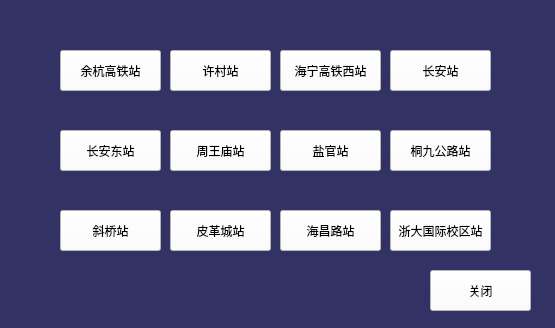
<?xml version="1.0" encoding="UTF-8"?>
<ui version="4.0">
 <class>StationChoiceBox</class>
 <widget class="QWidget" name="StationChoiceBox">
  <property name="geometry">
   <rect>
    <x>0</x>
    <y>0</y>
    <width>555</width>
    <height>328</height>
   </rect>
  </property>
  <property name="windowTitle">
   <string>Form</string>
  </property>
  <property name="styleSheet">
   <string notr="true">background-color: rgb(0, 0, 50);</string>
  </property>
  <widget class="QPushButton" name="PB_Station_1">
   <property name="geometry">
    <rect>
     <x>60</x>
     <y>50</y>
     <width>101</width>
     <height>41</height>
    </rect>
   </property>
   <property name="whatsThis">
    <string>1</string>
   </property>
   <property name="styleSheet">
    <string notr="true">background-color: rgb(255, 255, 255);</string>
   </property>
   <property name="text">
    <string>余杭高铁站</string>
   </property>
  </widget>
  <widget class="QPushButton" name="PB_Station_2">
   <property name="geometry">
    <rect>
     <x>170</x>
     <y>50</y>
     <width>101</width>
     <height>41</height>
    </rect>
   </property>
   <property name="whatsThis">
    <string>2</string>
   </property>
   <property name="styleSheet">
    <string notr="true">background-color: rgb(255, 255, 255);</string>
   </property>
   <property name="text">
    <string>许村站</string>
   </property>
  </widget>
  <widget class="QPushButton" name="PB_Station_8">
   <property name="geometry">
    <rect>
     <x>390</x>
     <y>130</y>
     <width>101</width>
     <height>41</height>
    </rect>
   </property>
   <property name="whatsThis">
    <string>8</string>
   </property>
   <property name="styleSheet">
    <string notr="true">background-color: rgb(255, 255, 255);</string>
   </property>
   <property name="text">
    <string>桐九公路站</string>
   </property>
  </widget>
  <widget class="QPushButton" name="PB_Station_10">
   <property name="geometry">
    <rect>
     <x>170</x>
     <y>210</y>
     <width>101</width>
     <height>41</height>
    </rect>
   </property>
   <property name="whatsThis">
    <string>10</string>
   </property>
   <property name="styleSheet">
    <string notr="true">background-color: rgb(255, 255, 255);</string>
   </property>
   <property name="text">
    <string>皮革城站</string>
   </property>
  </widget>
  <widget class="QPushButton" name="PB_Station_7">
   <property name="geometry">
    <rect>
     <x>280</x>
     <y>130</y>
     <width>101</width>
     <height>41</height>
    </rect>
   </property>
   <property name="whatsThis">
    <string>7</string>
   </property>
   <property name="styleSheet">
    <string notr="true">background-color: rgb(255, 255, 255);</string>
   </property>
   <property name="text">
    <string>盐官站</string>
   </property>
  </widget>
  <widget class="QPushButton" name="PB_Station_5">
   <property name="geometry">
    <rect>
     <x>60</x>
     <y>130</y>
     <width>101</width>
     <height>41</height>
    </rect>
   </property>
   <property name="whatsThis">
    <string>5</string>
   </property>
   <property name="styleSheet">
    <string notr="true">background-color: rgb(255, 255, 255);</string>
   </property>
   <property name="text">
    <string>长安东站</string>
   </property>
  </widget>
  <widget class="QPushButton" name="PB_Station_12">
   <property name="geometry">
    <rect>
     <x>390</x>
     <y>210</y>
     <width>101</width>
     <height>41</height>
    </rect>
   </property>
   <property name="whatsThis">
    <string>12</string>
   </property>
   <property name="styleSheet">
    <string notr="true">background-color: rgb(255, 255, 255);
font:12px;</string>
   </property>
   <property name="text">
    <string>浙大国际校区站</string>
   </property>
  </widget>
  <widget class="QPushButton" name="PB_Station_3">
   <property name="geometry">
    <rect>
     <x>280</x>
     <y>50</y>
     <width>101</width>
     <height>41</height>
    </rect>
   </property>
   <property name="whatsThis">
    <string>3</string>
   </property>
   <property name="styleSheet">
    <string notr="true">background-color: rgb(255, 255, 255);</string>
   </property>
   <property name="text">
    <string>海宁高铁西站</string>
   </property>
  </widget>
  <widget class="QPushButton" name="PB_Station_11">
   <property name="geometry">
    <rect>
     <x>280</x>
     <y>210</y>
     <width>101</width>
     <height>41</height>
    </rect>
   </property>
   <property name="whatsThis">
    <string>11</string>
   </property>
   <property name="styleSheet">
    <string notr="true">background-color: rgb(255, 255, 255);</string>
   </property>
   <property name="text">
    <string>海昌路站</string>
   </property>
  </widget>
  <widget class="QPushButton" name="PB_Station_4">
   <property name="geometry">
    <rect>
     <x>390</x>
     <y>50</y>
     <width>101</width>
     <height>41</height>
    </rect>
   </property>
   <property name="whatsThis">
    <string>4</string>
   </property>
   <property name="styleSheet">
    <string notr="true">background-color: rgb(255, 255, 255);</string>
   </property>
   <property name="text">
    <string>长安站</string>
   </property>
  </widget>
  <widget class="QPushButton" name="PB_Station_6">
   <property name="geometry">
    <rect>
     <x>170</x>
     <y>130</y>
     <width>101</width>
     <height>41</height>
    </rect>
   </property>
   <property name="whatsThis">
    <string>6</string>
   </property>
   <property name="styleSheet">
    <string notr="true">background-color: rgb(255, 255, 255);</string>
   </property>
   <property name="text">
    <string>周王庙站</string>
   </property>
  </widget>
  <widget class="QPushButton" name="PB_Station_9">
   <property name="geometry">
    <rect>
     <x>60</x>
     <y>210</y>
     <width>101</width>
     <height>41</height>
    </rect>
   </property>
   <property name="whatsThis">
    <string>9</string>
   </property>
   <property name="styleSheet">
    <string notr="true">background-color: rgb(255, 255, 255);</string>
   </property>
   <property name="text">
    <string>斜桥站</string>
   </property>
  </widget>
  <widget class="QPushButton" name="PB_Cancel">
   <property name="geometry">
    <rect>
     <x>430</x>
     <y>270</y>
     <width>101</width>
     <height>41</height>
    </rect>
   </property>
   <property name="whatsThis">
    <string>13</string>
   </property>
   <property name="styleSheet">
    <string notr="true">background-color: rgb(255, 255, 255);</string>
   </property>
   <property name="text">
    <string>关闭</string>
   </property>
  </widget>
  <widget class="QLabel" name="lbl_bg">
   <property name="geometry">
    <rect>
     <x>0</x>
     <y>0</y>
     <width>555</width>
     <height>328</height>
    </rect>
   </property>
   <property name="styleSheet">
    <string notr="true">background-color: rgb(50,50,100);</string>
   </property>
   <property name="text">
    <string/>
   </property>
  </widget>
  <zorder>lbl_bg</zorder>
  <zorder>PB_Station_1</zorder>
  <zorder>PB_Station_2</zorder>
  <zorder>PB_Station_8</zorder>
  <zorder>PB_Station_10</zorder>
  <zorder>PB_Station_7</zorder>
  <zorder>PB_Station_5</zorder>
  <zorder>PB_Station_12</zorder>
  <zorder>PB_Station_3</zorder>
  <zorder>PB_Station_11</zorder>
  <zorder>PB_Station_4</zorder>
  <zorder>PB_Station_6</zorder>
  <zorder>PB_Station_9</zorder>
  <zorder>PB_Cancel</zorder>
 </widget>
 <resources/>
 <connections/>
</ui>
